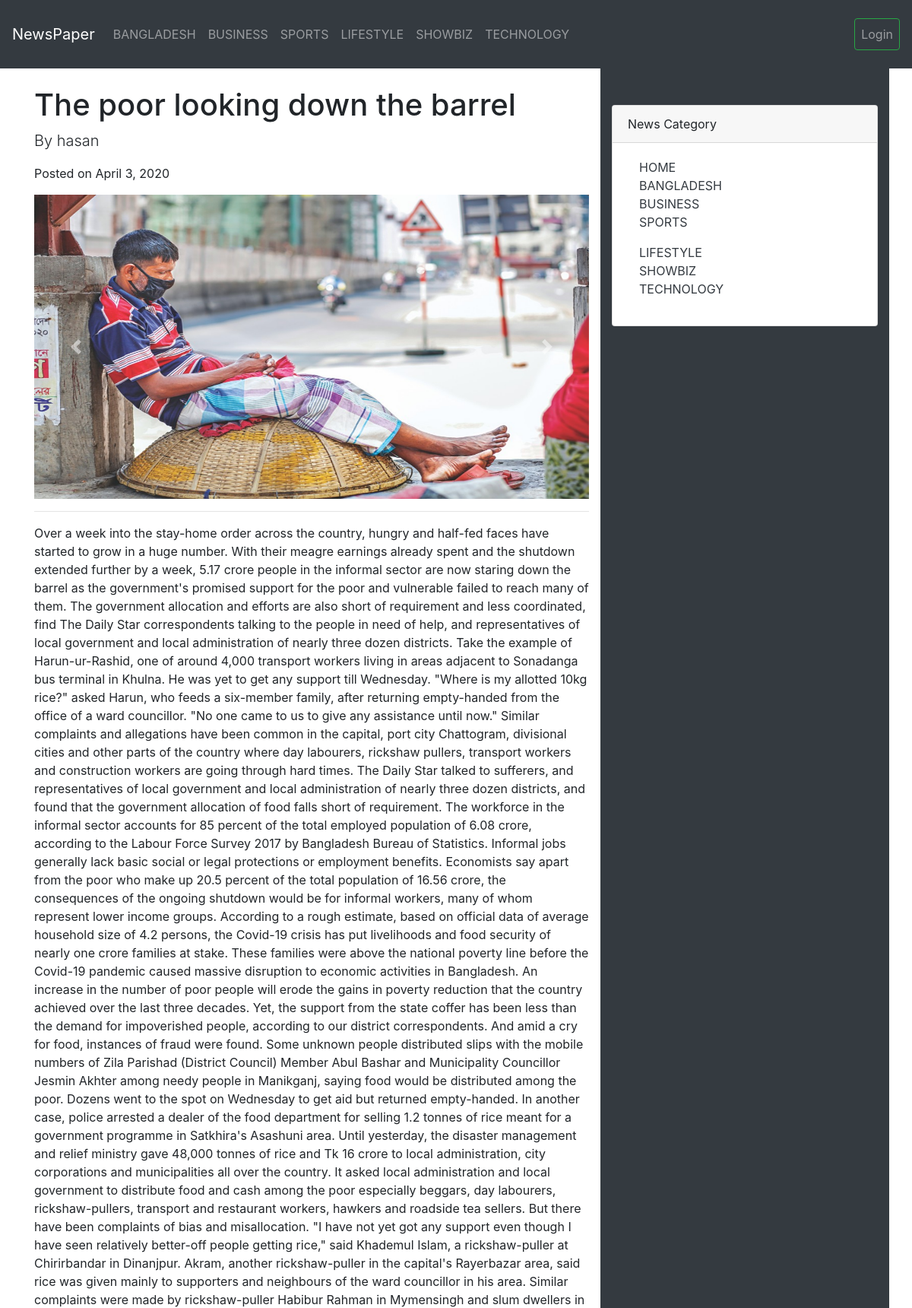
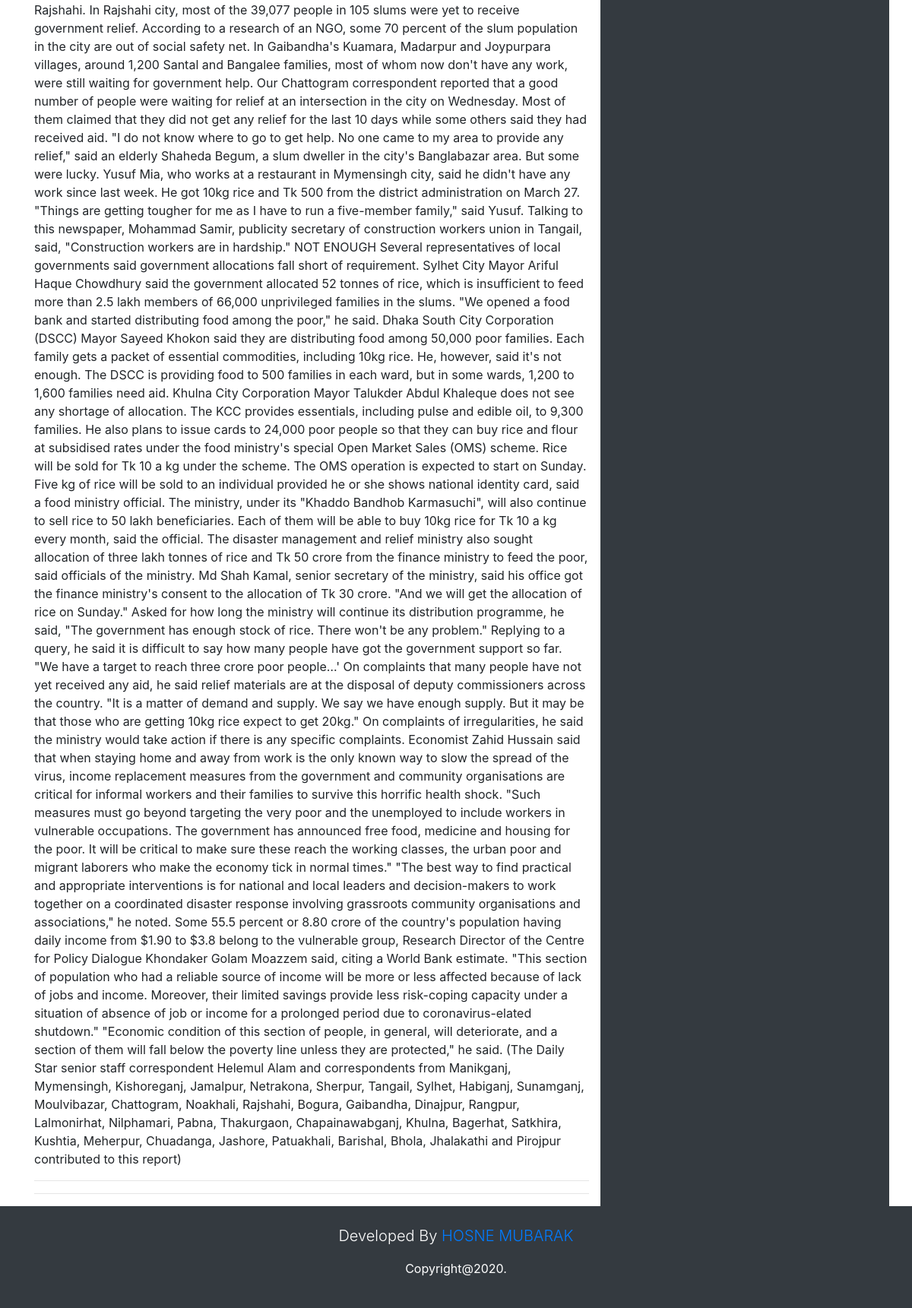
/the-poor-looking-down-the-barrel, run on the app's committed database (2 pictures, top to bottom).
### news/models.py (models this page shows, shortened)
class NewsModel(models.Model):
    author = models.ForeignKey(CustomUser, on_delete=models.CASCADE)
    category = models.ForeignKey(NewsCategory, on_delete=models.CASCADE)
    title = models.CharField(max_length=250, blank=True, null=True)
    text = models.TextField()
    image1 = models.ImageField(upload_to='news_photo/%Y/%m/%d/', blank=True, null=True)
    image2 = models.ImageField(upload_to='news_photo/%Y/%m/%d/', blank=True, null=True)
    published_date = models.DateField(auto_now=True)
    created_date = models.DateTimeField(default=timezone.now())
    slug = models.SlugField(unique=True, null=True, blank=True)

### users/models.py (models this page shows)
class CustomUser(AbstractUser):
    mobile = models.CharField(max_length=20)
    age = models.PositiveIntegerField(null=True, blank=True)
    def __str__(self):
        return self.username

### news/views.py (the view)
# urls.py: path('<slug:slug>', NewsDetailView.as_view(), name='list-detail'),
class NewsDetailView(DetailView):
    model = NewsModel
    context_object_name = 'news_details'
    template_name = 'news/news_detail.html'

### templates/news/news_detail.html (shortened to what this page needs)
{% extends 'base.html' %}
{% load static %}
{% block content %}
    <div class="container">
        <div class="row">
            <div class="col-md-8">
                <h1 class="mt-4">{{ news_details.title }}</h1>
                <p class="lead">By {{ news_details.author }}</p>
                <p>Posted on {{ news_details.published_date }}</p>
                <div id="carouselExampleControls" class="carousel slide" data-ride="carousel">
                    <div class="carousel-inner">
                        {% if news_details.image1 %}
                            <div class="carousel-item active">
                                <img class="d-block w-100" src="{{ news_details.image1.url }}" alt="First slide"
                                     style="width: 900px; height: 400px;">
                            </div>
                        {% endif %}
                    </div>
                    <a class="carousel-control-prev" href="#carouselExampleControls" role="button" data-slide="prev">
                        <span class="carousel-control-prev-icon" aria-hidden="true"></span>
                    </a>
                    <a class="carousel-control-next" href="#carouselExampleControls" role="button" data-slide="next">
                        <span class="carousel-control-next-icon" aria-hidden="true"></span>
                    </a>
                </div>
                <hr>
                <p>{{ news_details.text }}</p>
                <hr>
                <hr>
            </div>
            <div class="col-md-4 py-5 bg-dark">
                <div class="card">
                    <div class="card-header">News Category</div>
                    <div class="card-body">
                        <div class="col-md-6">
                            <ul class="list-unstyled">
                                <li><a href="{% url 'list-page' %}" class="text-dark">HOME</a></li>
                                <li><a href="{% url 'bangladesh-page' %}" class="text-dark">BANGLADESH</a></li>
                                <li><a href="{% url 'business-page' %}" class="text-dark">BUSINESS</a></li>
                                <li><a href="{% url 'sports-page' %}" class="text-dark">SPORTS</a></li>
                            </ul>
                        </div>
                        <div class=" col-md-6">
                            <ul class="list-unstyled">
                                <li><a href="{% url 'lifestyle-page' %}" class="text-dark">LIFESTYLE</a></li>
                                <li><a href="{% url 'shobiz-page' %}" class="text-dark">SHOWBIZ</a></li>
                                <li><a href="{% url 'technology-page' %}" class="text-dark">TECHNOLOGY</a></li>
                            </ul>
                        </div>
                    </div>
                </div>
            </div>
        </div>
    </div>
{% endblock %}

### data on the page
NewsModel: title "The poor looking down the barrel", author "hasan", published_date "April 3, 2020", image1 (picture), text "Over a week into the stay-home order across the country, hungry and half-fed faces have started to grow in a huge number. With their meagre earnings already spent and the shutdown extended further by a week, 5.17 crore people in the informal sector are now staring down the barrel as the government's promised support for the poor and vulnerable failed to reach many of them. The government allocation and efforts are also short of requirement and less coordinated, find The Daily Star correspondents talking to the people in need of help, and representatives of local government and local administration of nearly three dozen districts. Take the example of Harun-ur-Rashid, one of around 4,000…"
